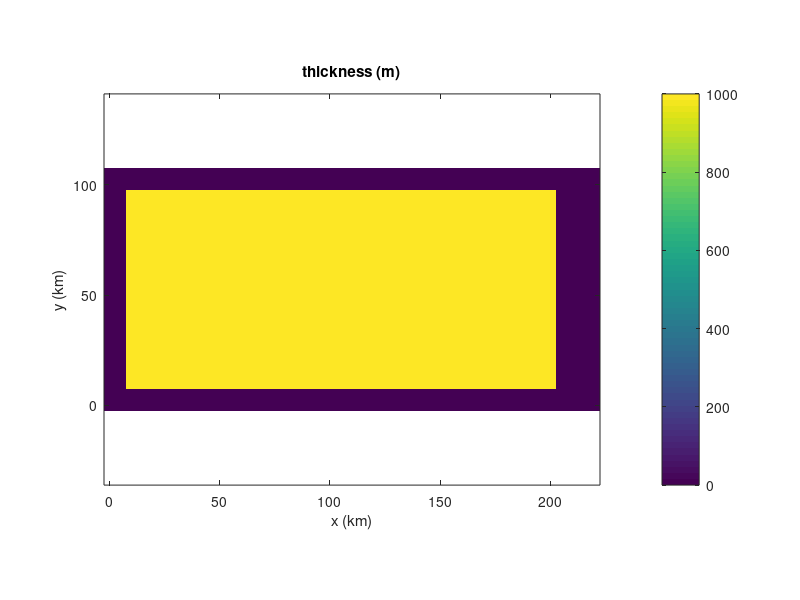
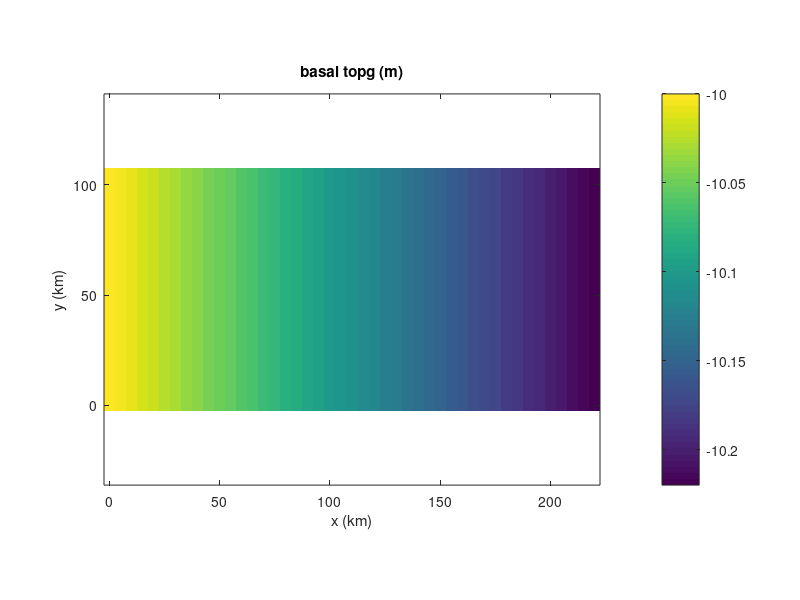
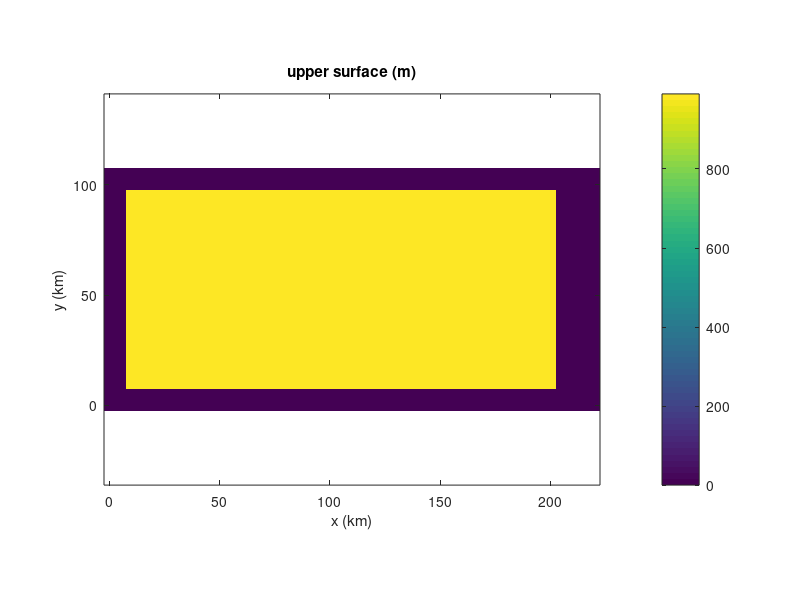

The MATLAB source for these figures, in order: (Note: this script raises an error after producing the figures.)

%% file to create .mat input variables for Marion's coupled runs
%%
%% To be read by .py script to make .nc input file

double_res = 0;     %% flag to double res of grid
% double_res = 1;

rho_i = 910;     % ice density kg/m^3
rho_w = 1028;    % ocean water density kg/m^3

H0 = 1e3;
T0 = -10;
q0 = -7e-2;
slope = 1e-6;
b0 = 0.25;

r = 22; c = 45;
dew = 5e3; dns = 5e3;
x = [0:dew:dew*c-1]; xs = ( x(1:end-1)+x(2:end) )/2;
y = [0:dns:dns*r-1]'; ys = ( y(1:end-1)+y(2:end) )/2;


if( double_res == 1 )
    dew = 1/2*dew; dns = 1/2*dns;    % make these active to double resolution
    r = 2*r; c = 2*c;
    x2 = [0:dew:dew*c-1]; x2s = ( x2(1:end-1)+x2(2:end) )/2;
    y2 = [0:dns:dns*r-1]'; y2s = ( y2(1:end-1)+y2(2:end) )/2;
end

l = 11;     % no of vert levels

thck = H0 * ones( r, c );
artm = T0 * ones( r, c );
bheatflx = q0 * ones( r, c );
acab = b0 * ones( r, c );

topg = repmat( linspace( -0.1e2, -0.1e2-(slope*(c-1)*dew), c), r, 1 );      %% for debugging

usrf = topg + thck;

%% put buffer of zero thickness cells around perimeter (for remapping)
thck(1:2,:) = 0; thck(:,1:2) = 0; thck(end-1:end,:) = 0; thck(:,end-3:end) = 0;
usrf(1:2,:) = 0; usrf(:,1:2) = 0; usrf(end-1:end,:) = 0; usrf(:,end-3:end) = 0;

figure(1), imagesc( x/1e3, y/1e3, thck ), axis xy, axis equal, axis tight, colorbar
xlabel( 'x (km)' ), ylabel( 'y (km)' ), title( 'thickness (m)' )

figure(2), imagesc( x/1e3, y/1e3, topg ), axis xy, axis equal, axis tight, colorbar
xlabel( 'x (km)' ), ylabel( 'y (km)' ), title( 'basal topg (m)' )

figure(3), imagesc( x/1e3, y/1e3, usrf ), axis xy, axis equal, axis tight, colorbar
xlabel( 'x (km)' ), ylabel( 'y (km)' ), title( 'upper surface (m)' )

%% load in old till map
  load ~/Home/Code/GLAM/GLIMGLAM/SENS/new_UPB/trunk/GLAM/Tillggl           % Marion's path
%load ~/work/modeling/glam/glam-stream-marion-new/trunk/GLAM/Tillggl      % Steve's path

minTauf = Tillggl;

% %% hacks of minTauf field to make it easier for the model to converge
% ind = find( minTauf > 5e3 & minTauf <= 27500 ); minTauf(ind) = 7.5e3;
% ind = find( minTauf > 27500 ); minTauf(ind) = 1e4;
ind = find( minTauf < 2.5e3 ); minTauf(ind) = 1e3;

% minTauf = 10e3 * ones( r-1, c-1 );       % for debugging
% minTauf = 1e7 * ones( r-1, c-1 );       
% minTauf(5:end-4,:) = 5e3;
% if( double_res == 1 )
%     minTauf(10:end-9,:) = 5e3;
% end 

if( double_res == 1 )
    minTauf = interp2( xs, ys, minTauf, x2s, y2s, 'nearest' );
    ind = find( isnan( minTauf ) ); minTauf(ind) = max( max( minTauf ) );
end 

beta = 1e6*ones(size(minTauf));
ind = find( minTauf <= 5e3 ); beta(ind) = 1e2;
% beta(8:14,:) = 3e1;
% beta(10:12,:) = 0.5e1;0

figure(4), imagesc( x/1e3, y/1e3, minTauf/1e3 ), axis xy, axis equal, axis tight, colorbar
xlabel( 'x (km)' ), ylabel( 'y (km)' ), title( 'Tau0 (kPa)' )

figure(5), imagesc( x/1e3, y/1e3, artm ), axis xy, axis equal, axis tight, colorbar
xlabel( 'x (km)' ), ylabel( 'y (km)' ), title( 'artm temp (C)' )

figure(6), imagesc( x/1e3, y/1e3, bheatflx ), axis xy, axis equal, axis tight, colorbar
xlabel( 'x (km)' ), ylabel( 'y (km)' ), title( 'geo flux (W m^2)' )

% %% add a kinbcmask field to specify where 0 flux bcs are
kinbcmask = zeros(size(minTauf));
kinbcmask(1:3,:) = 1; kinbcmask(end-2:end,:) = 1; kinbcmask(:,1:3) = 1;

uvelhom = zeros( l, r-1, c-1 );
for i=1:l
    uvelhom(i,:,:) = zeros(size(minTauf));
end

vvelhom = uvelhom; 

% bwat = 100*ones( size( topg ) );

figure(7), imagesc( x/1e3, y/1e3, kinbcmask ), axis xy, axis equal, axis tight, colorbar
xlabel( 'x (km)' ), ylabel( 'y (km)' ), title( 'kinbcmask' )

figure(8), imagesc( x/1e3, y/1e3, acab ), axis xy, axis equal, axis tight, colorbar
xlabel( 'x (km)' ), ylabel( 'y (km)' ), title( 'acab (m/a)' )

tauf = minTauf;

  cd ~/Home/Code/GlimSLAB/parallel/tests/basalproc     % Marion's path
%cd /Users/sprice/work/modeling/cism/cism-parallel/tests/basalproc            % Steve's path

save bproc.mat artm acab bheatflx usrf topg thck beta tauf kinbcmask uvelhom vvelhom
